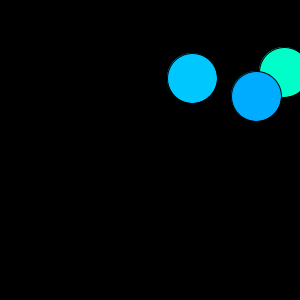
Frame 1 (no input)
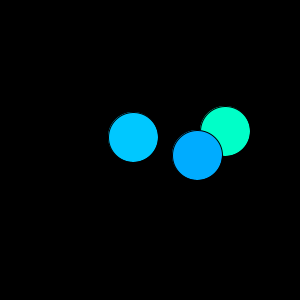
Frame 60 (the mouse pressed at the canvas centre just before this capture)
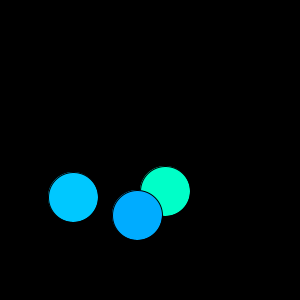
Frame 120 (the mouse held since frame 60 and released just before this capture)

The Processing sketch that drew these frames (run headless with seeded random() and noise(); from frame 60 on, the mouse is pressed at the canvas centre):

// Processing sketch: processing_82595
// ── processing_82595.pde

//Tina L., CP1 14/15 BouncingBall
Ball bob;
Ball barbara;
Ball joe;
void setup()
{
  frameRate(180);
  bob = new Ball();
  barbara = new Ball();
  joe = new Ball();
  size(300,300);
}
void draw()
{
  background(0);
  fill(0,200,255);
  bob.move();
  bob.bounce();
  bob.show();
  fill(0,255,200);
  barbara.move();
  barbara.bounce();
  barbara.show();
  fill(0,172,255);
  joe.move();
  joe.bounce();
  joe.show();
}
class Ball
{
  int x, y;
  boolean up, right;
  Ball()
  {
    x = int(random(300));
    y = int(random(300));
    up = false;
    right = false;
  }
  void move()
  {
    if(up == true)
    {
      y--;
    }
    else
    {
      y++;
    }
    if(right == true)
    {
      x++;
    }
    else
    {
      x--;
    }
  }
  void bounce()
  {
    if(y > 275)
    {
      up = true;
    }
    if(y < 25)
    {
      up = false;
    }
    if(x > 275)
    {
      right = false;
    }
    if(x < 25)
    {
      right = true;
    }
  }
  void show()
  {
    ellipse(x,y,50,50);
  }
}
